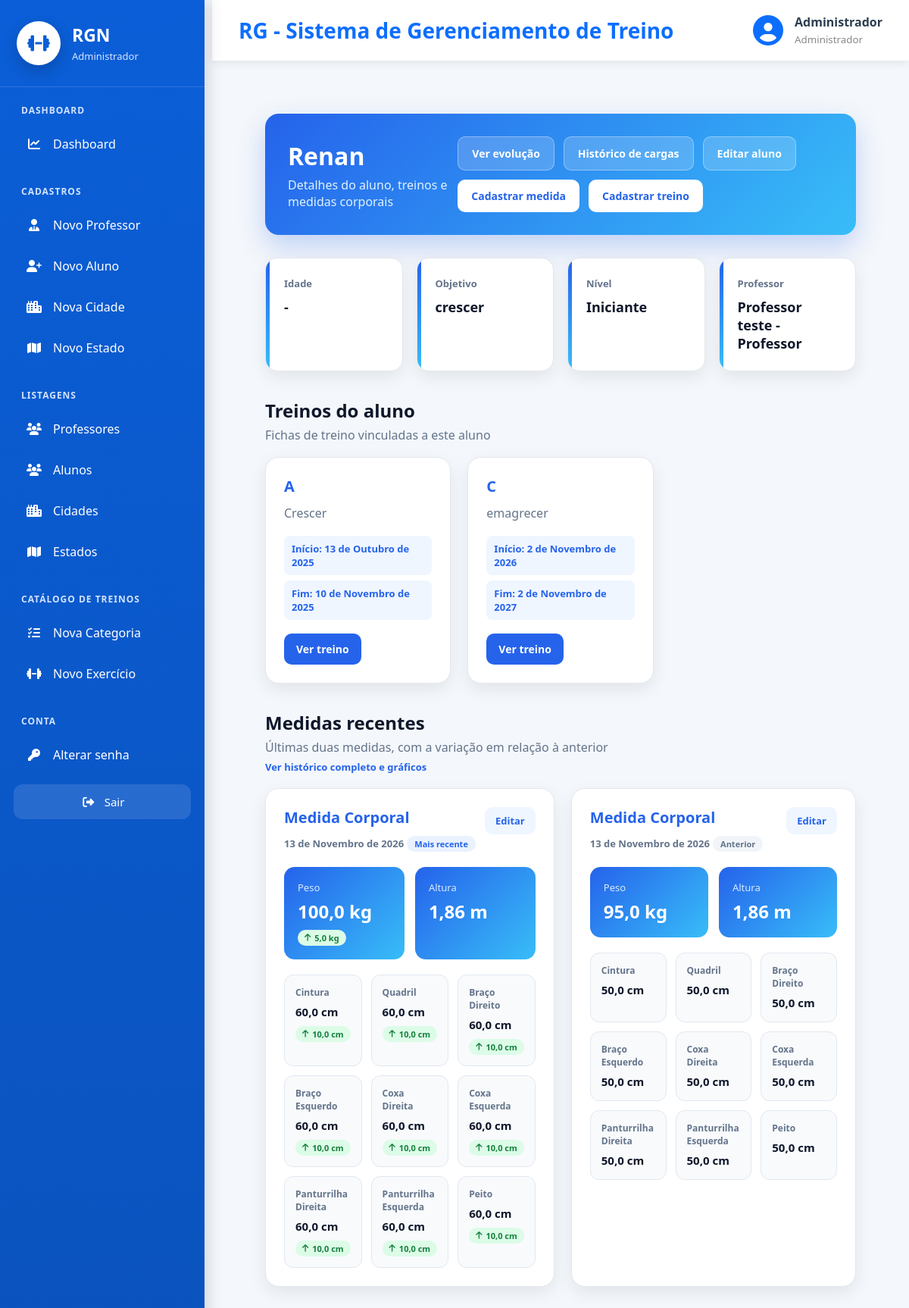
Before: /cadastros/detalhe/aluno/5/ (signed in) with the older database file.
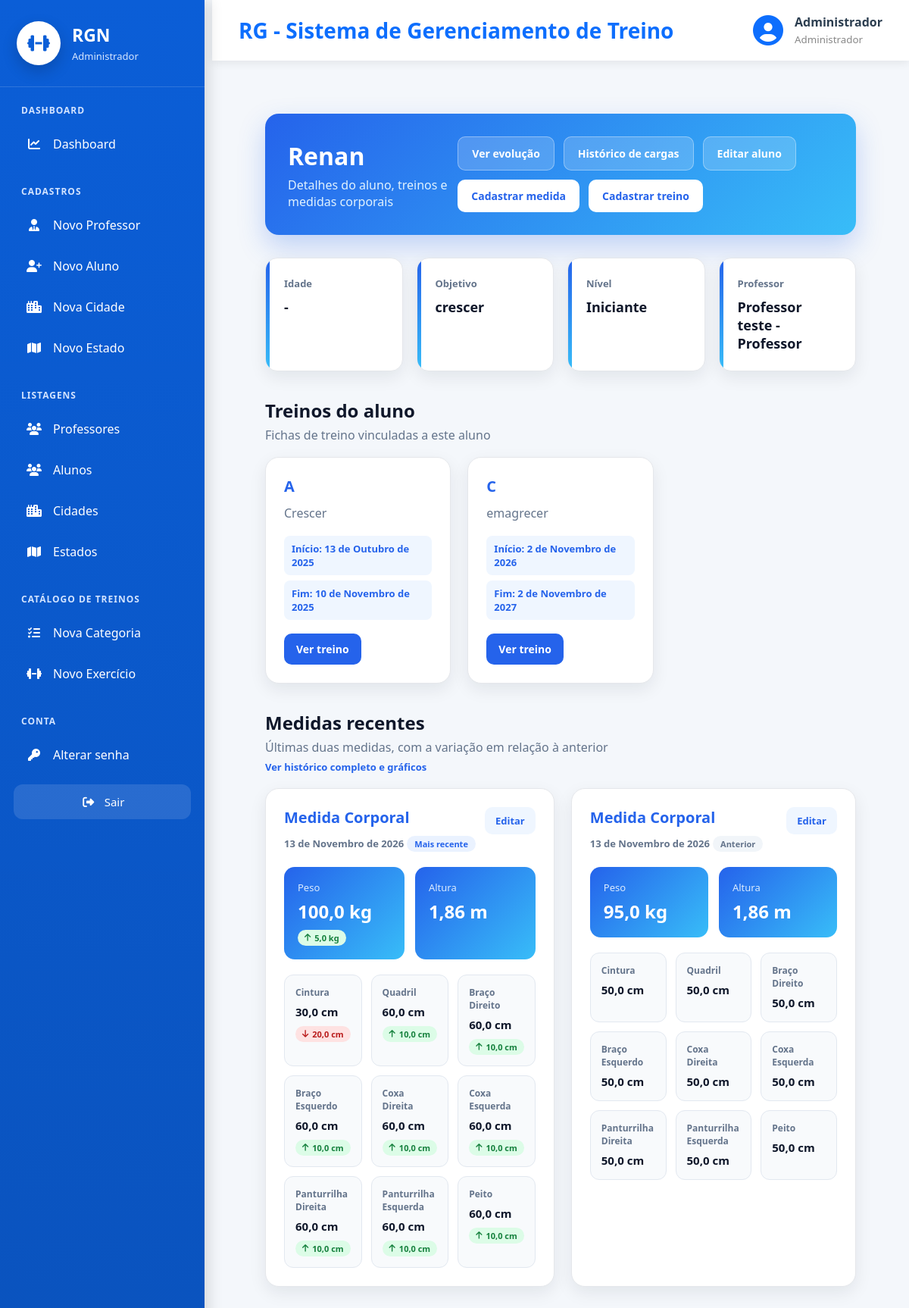
After: the same page with the newer database file.
### medidas/models.py (models this page shows, shortened)
class Medidas(Auditoria):
    aluno = models.ForeignKey(Pessoa, on_delete=models.PROTECT, related_name="medidas_aluno")
    altura = models.FloatField(verbose_name="Altura")
    peso = models.FloatField(verbose_name="Peso")
    cintura = models.FloatField(verbose_name="Cintura")
    quadril = models.FloatField(verbose_name="Quadril")
    braco_direito = models.FloatField(verbose_name="Braço Direito")
    braco_esquerdo = models.FloatField(verbose_name="Braço Esquerdo")
    coxa_direita = models.FloatField(verbose_name="Coxa Direita")
    coxa_esquerda = models.FloatField(verbose_name="Coxa Esquerda")
    panturrilha_direita = models.FloatField(verbose_name="Panturrilha Direita")
    panturrilha_esquerda = models.FloatField(verbose_name="Panturrilha Esquerda")
    peito = models.FloatField(verbose_name="Peito")
    data_medida = models.DateField(verbose_name="Data da medida")
    cadastrado_por = models.ForeignKey("auth.User", on_delete=models.PROTECT, related_name="cadastrado_por")
    @property
    def altura_em_metros(self):
        return self.altura / 100 if self.altura > 3 else self.altura

### cadastros/views.py (the view)
# urls.py: path('detalhe/aluno/<int:pk>/', PessoaDetail.as_view(), name='detalhe-aluno'),
class PessoaDetail(SomenteDoMeuAlunoMixin, LoginRequiredMixin, GroupRequiredMixin, DetailView):
    campo_aluno = "pk"
    login_url = reverse_lazy('login')
    model = Pessoa
    context_object_name = "aluno"
    template_name = "cadastros/detalhe_aluno.html"
    group_required = ["Professor", "Administrador"]
    def get_context_data(self, **kwargs):
        context = super().get_context_data(**kwargs)
        context["treinos"] = Treino.objects.filter(aluno=self.object)
        medidas = list(
            Medidas.objects.filter(aluno=self.object).order_by("-data_medida", "-id")[:2]
        )
        for medida in medidas:
            medida.variacoes = {}
        if len(medidas) == 2:
            medidas[0].variacoes = calcular_variacoes(medidas[0], medidas[1])
        context["medidas"] = medidas
        return context

### cadastros/models.py (called while the page is built)
    def __str__(self):
        return f"{self.nome} - {self.get_tipo_display()}"

    @property
    def idade(self):
        if not self.data_nascimento:
            return None
        hoje = timezone.localdate()
        ja_fez_aniversario = (hoje.month, hoje.day) >= (
            self.data_nascimento.month, self.data_nascimento.day
        )
        return hoje.year - self.data_nascimento.year - (0 if ja_fez_aniversario else 1)

### cadastros/permissoes.py (called while the page is built, shortened)
def eh_admin(user):
    return user.is_superuser or user.groups.filter(name="Administrador").exists()

def alunos_do_usuario(user):
    if eh_admin(user):
        return Pessoa.objects.filter(tipo="ALUNO")

    def get_queryset(self):
        return super().get_queryset().filter(
            **{f"{self.campo_aluno}__in": alunos_do_usuario(self.request.user)}
        )

### cadastros/templates/cadastros/detalhe_aluno.html (shortened to what the changed rows need)
{% extends 'modelo.html' %}
{% load static %}
{% block css %}
<link rel="stylesheet" href="{% static 'css/cadastros/detalhe_aluno.css' %}">
{% endblock %}
{% block main %}
<div class="aluno-detalhe">
    <div class="aluno-header">
        <div>
            <h2>{{ aluno.nome }}</h2>
        </div>
    </div>
    <div class="medidas-grid">
        {% for medida in medidas %}
        <div class="medida-card">
            <div class="medida-card-header">
                <div>
                    <h4>Medida Corporal</h4>
                    <span>{{ medida.data_medida }}</span>
                    <em class="medida-tag{% if forloop.first %} atual{% endif %}">
                        {% if forloop.first %}Mais recente{% else %}Anterior{% endif %}
                    </em>
                </div>
                <a href="{% url 'editar-medidas' medida.id %}" class="btn-editar-medida">
                    Editar
                </a>
            </div>
            <div class="medida-principal">
                <div>
                    <span>Peso</span>
                    <strong>{{ medida.peso }} kg</strong>
                    {% include 'cadastros/_variacao.html' with v=medida.variacoes.peso unidade='kg' %}
                </div>
                <div>
                    <span>Altura</span>
                    <strong>{{ medida.altura_em_metros|floatformat:2 }} m</strong>
                </div>
            </div>
            <div class="medida-dados">
                <div class="medida-item">
                    <span>Cintura</span>
                    <strong>{{ medida.cintura }} cm</strong>
                    {% include 'cadastros/_variacao.html' with v=medida.variacoes.cintura unidade='cm' %}
                </div>
                <div class="medida-item">
                    <span>Quadril</span>
                    <strong>{{ medida.quadril }} cm</strong>
                    {% include 'cadastros/_variacao.html' with v=medida.variacoes.quadril unidade='cm' %}
                </div>
                <div class="medida-item">
                    <span>Braço Direito</span>
                    <strong>{{ medida.braco_direito }} cm</strong>
                    {% include 'cadastros/_variacao.html' with v=medida.variacoes.braco_direito unidade='cm' %}
                </div>
                <div class="medida-item">
                    <span>Braço Esquerdo</span>
                    <strong>{{ medida.braco_esquerdo }} cm</strong>
                    {% include 'cadastros/_variacao.html' with v=medida.variacoes.braco_esquerdo unidade='cm' %}
                </div>
                <div class="medida-item">
                    <span>Coxa Direita</span>
                    <strong>{{ medida.coxa_direita }} cm</strong>
                    {% include 'cadastros/_variacao.html' with v=medida.variacoes.coxa_direita unidade='cm' %}
                </div>
                <div class="medida-item">
                    <span>Coxa Esquerda</span>
                    <strong>{{ medida.coxa_esquerda }} cm</strong>
                    {% include 'cadastros/_variacao.html' with v=medida.variacoes.coxa_esquerda unidade='cm' %}
                </div>
                <div class="medida-item">
                    <span>Panturrilha Direita</span>
                    <strong>{{ medida.panturrilha_direita }} cm</strong>
                    {% include 'cadastros/_variacao.html' with v=medida.variacoes.panturrilha_direita unidade='cm' %}
                </div>
                <div class="medida-item">
                    <span>Panturrilha Esquerda</span>
                    <strong>{{ medida.panturrilha_esquerda }} cm</strong>
                    {% include 'cadastros/_variacao.html' with v=medida.variacoes.panturrilha_esquerda unidade='cm' %}
                </div>
                <div class="medida-item">
                    <span>Peito</span>
                    <strong>{{ medida.peito }} cm</strong>
                    {% include 'cadastros/_variacao.html' with v=medida.variacoes.peito unidade='cm' %}
                </div>
            </div>
        </div>
        {% endfor %}
    </div>
</div>
{% endblock %}

### cadastros/templates/cadastros/_variacao.html
{% if v %}
<em class="variacao variacao-{{ v.sentido }}" title="Variação em relação à medida anterior">
    {% if v.sentido == 'subiu' %}
    <i class="fas fa-arrow-up"></i>
    {% elif v.sentido == 'desceu' %}
    <i class="fas fa-arrow-down"></i>
    {% else %}
    <i class="fas fa-minus"></i>
    {% endif %}
    {% if v.sentido != 'igual' %}{{ v.valor|floatformat:1 }} {{ unidade }}{% endif %}
</em>
{% endif %}

Changed rows visible on the page:
changed Medidas (number 1 of 2 on the later page): valor "5,0 10,0 10,0 10,0 10,0 10,0 10,0 10,0 10,0 10,0" → "5,0 20,0 10,0 10,0 10,0 10,0 10,0 10,0 10,0 10,0"; cintura "60,0" → "30,0"
